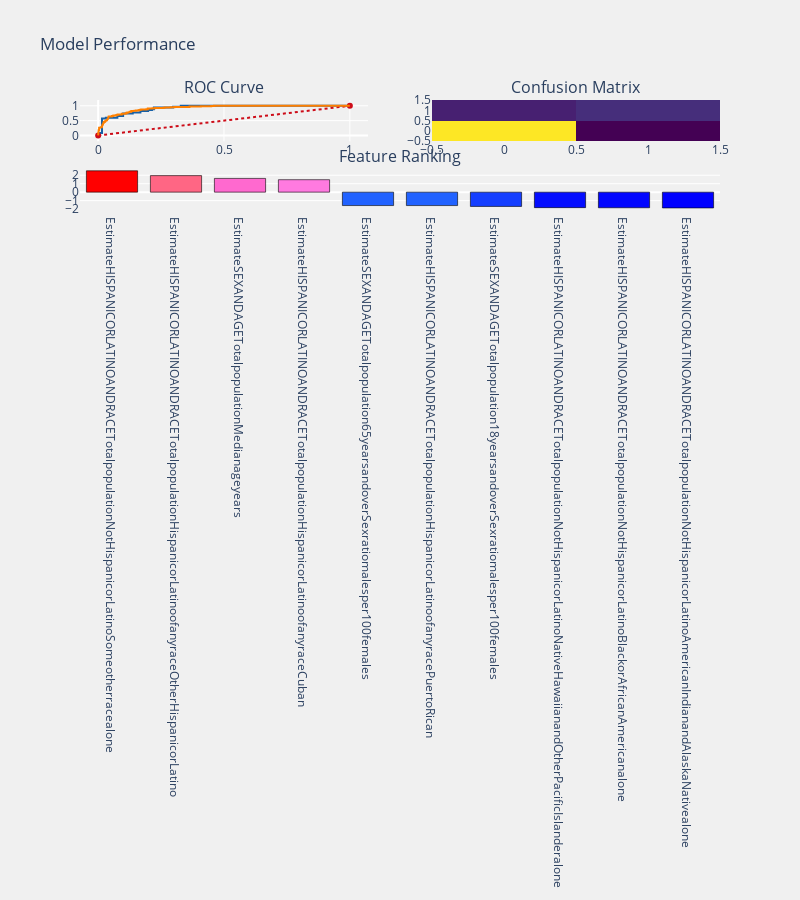

Notebook cell for this chart:
### Markdown cell above
### Recursive Feature Elimination (RFE)

### Code cell
logit = LogisticRegression()
rfe = RFE(logit, 10)
X_rfe_train = rfe.fit_transform(X_train_transformed,y_train)
X_rfe_test = rfe.transform(X_test_transformed)
rfe = rfe.fit(X_rfe_train,y_train.values.ravel())
prediction_function(rfe,X_rfe_train,X_rfe_test,y_train,y_test, 'rfe')

### Figure 1 — Plotly figure (JSON) as saved in the notebook; plotly's stock layout.template omitted (floating-point values rounded to 4 significant figures)
{"data": [{"colorscale": [[0, "#440154"], [0.1111, "#482878"], [0.2222, "#3e4989"], [0.3333, "#31688e"], [0.4444, "#26828e"], [0.5556, "#1f9e89"], [0.6667, "#35b779"], [0.7778, "#6ece58"], [0.8889, "#b5de2b"], [1, "#fde725"]], "name": "matrix", "showscale": false, "type": "heatmap", "x": [0, 1], "xaxis": "x2", "y": [0, 1], "yaxis": "y2", "z": [[127, 4], [15, 20]]}, {"line": {"color": "rgb(22, 96, 167)", "width": 2}, "name": "ROC Test", "type": "scatter", "x": [0, 0.007634, 0.007634, 0.01527, 0.01527, 0.03053, 0.03053, 0.07634, 0.07634, 0.09924, 0.09924, 0.1374, 0.1374, 0.1679, 0.1679, 0.1985, 0.1985, 0.2137, 0.2137, 0.2214, 0.2214, 0.2977, 0.2977, 0.3282, 0.3282, 1], "xaxis": "x", "y": [0, 0, 0.08571, 0.08571, 0.5714, 0.5714, 0.6, 0.6, 0.6571, 0.6571, 0.7429, 0.7429, 0.7714, 0.7714, 0.8286, 0.8286, 0.8571, 0.8571, 0.8857, 0.8857, 0.9429, 0.9429, 0.9714, 0.9714, 1, 1], "yaxis": "y"}, {"line": {"color": "rgb(205, 12, 24)", "dash": "dot", "width": 2}, "type": "scatter", "x": [0, 1], "xaxis": "x", "y": [0, 1], "yaxis": "y"}, {"line": {"color": "rgb(255, 128, 0)", "width": 2}, "name": "ROC Train", "type": "scatter", "x": [0, 0, 0, 0.00188, 0.00188, 0.003759, 0.003759, 0.007519, 0.007519, 0.009398, 0.009398, 0.01504, 0.01504, 0.01692, 0.01692, 0.0188, 0.0188, 0.02068, 0.02068, 0.02256, 0.02256, 0.02632, 0.02632, 0.03008, 0.03008, 0.03195, 0.03195, 0.03571, 0.03571, 0.03759, 0.03759, 0.03947, 0.03947, 0.04135, 0.04135, 0.04887, 0.04887, 0.05451, 0.05451, 0.06015, 0.06015, 0.06955, 0.06955, 0.07331, 0.07331, 0.07707, 0.07707, 0.09398, 0.09398, 0.109, 0.109, 0.1128, 0.1128, 0.1165, 0.1165, 0.1222, 0.1222, 0.1241, 0.1241, 0.1316, 0.1316, 0.141, 0.141, 0.1429, 0.1429, 0.1504, 0.1504, 0.1598, 0.1598, 0.1635, 0.1635, 0.1673, 0.1673, 0.1711, 0.1711, 0.1917, 0.1917, 0.1974, 0.1974, 0.2162, 0.2162, 0.2256, 0.2256, 0.2519, 0.2519, 0.2594, 0.2594, 0.265, 0.265, 0.2876, 0.2876, 0.3026, 0.3026, 0.3609, 0.3609, 0.3647, 0.3647, 0.4079, 0.4079, 0.4492, 0.4492, 0.4605, 0.4605, 1], "xaxis": "x", "y": [0, 0.007752, 0.07752, 0.07752, 0.1783, 0.1783, 0.2558, 0.2558, 0.2713, 0.2713, 0.2791, 0.2791, 0.2946, 0.2946, 0.3643, 0.3643, 0.3798, 0.3798, 0.4264, 0.4264, 0.4496, 0.4496, 0.4806, 0.4806, 0.4961, 0.4961, 0.5116, 0.5116, 0.5581, 0.5581, 0.5659, 0.5659, 0.6202, 0.6202, 0.6357, 0.6357, 0.6434, 0.6434, 0.6589, 0.6589, 0.6744, 0.6744, 0.6822, 0.6822, 0.6899, 0.6899, 0.7054, 0.7054, 0.7287, 0.7287, 0.7519, 0.7519, 0.7674, 0.7674, 0.7752, 0.7752, 0.7829, 0.7829, 0.7984, 0.7984, 0.8217, 0.8217, 0.8295, 0.8295, 0.8372, 0.8372, 0.845, 0.845, 0.8527, 0.8527, 0.8605, 0.8605, 0.8682, 0.8682, 0.876, 0.876, 0.8837, 0.8837, 0.907, 0.907, 0.9147, 0.9147, 0.9225, 0.9225, 0.9302, 0.9302, 0.938, 0.938, 0.9457, 0.9457, 0.9535, 0.9535, 0.9612, 0.9612, 0.969, 0.969, 0.9767, 0.9767, 0.9845, 0.9845, 0.9922, 0.9922, 1, 1], "yaxis": "y"}, {"marker": {"color": [2.525, 1.956, 1.625, 1.475, -1.586, -1.587, -1.689, -1.832, -1.85, -1.868], "colorscale": [[0, "rgb(0,0,255)"], [0.1, "rgb(51,153,255)"], [0.2, "rgb(102,204,255)"], [0.3, "rgb(153,204,255)"], [0.4, "rgb(204,204,255)"], [0.5, "rgb(255,255,255)"], [0.6, "rgb(255,204,255)"], [0.7, "rgb(255,153,255)"], [0.8, "rgb(255,102,204)"], [0.9, "rgb(255,102,102)"], [1, "rgb(255,0,0)"]], "line": {"color": "black", "width": 0.6}}, "name": "coefficients", "type": "bar", "x": ["EstimateHISPANICORLATINOANDRACETotalpopulationNotHispanicorLatinoSomeotherracealone", "EstimateHISPANICORLATINOANDRACETotalpopulationHispanicorLatinoofanyraceOtherHispanicorLatino", "EstimateSEXANDAGETotalpopulationMedianageyears", "EstimateHISPANICORLATINOANDRACETotalpopulationHispanicorLatinoofanyraceCuban", "EstimateSEXANDAGETotalpopulation65yearsandoverSexratiomalesper100females", "EstimateHISPANICORLATINOANDRACETotalpopulationHispanicorLatinoofanyracePuertoRican", "EstimateSEXANDAGETotalpopulation18yearsandoverSexratiomalesper100females", "EstimateHISPANICORLATINOANDRACETotalpopulationNotHispanicorLatinoNativeHawaiianandOtherPacificIslanderalone", "EstimateHISPANICORLATINOANDRACETotalpopulationNotHispanicorLatinoBlackorAfricanAmericanalone", "EstimateHISPANICORLATINOANDRACETotalpopulationNotHispanicorLatinoAmericanIndianandAlaskaNativealone"], "xaxis": "x3", "y": [2.525, 1.956, 1.625, 1.475, -1.586, -1.587, -1.689, -1.832, -1.85, -1.868], "yaxis": "y3"}], "layout": {"annotations": [{"font": {"size": 16}, "showarrow": false, "text": "ROC Curve", "x": 0.225, "xanchor": "center", "xref": "paper", "y": 1, "yanchor": "bottom", "yref": "paper"}, {"font": {"size": 16}, "showarrow": false, "text": "Confusion Matrix", "x": 0.775, "xanchor": "center", "xref": "paper", "y": 1, "yanchor": "bottom", "yref": "paper"}, {"font": {"size": 16}, "showarrow": false, "text": "Feature Ranking", "x": 0.5, "xanchor": "center", "xref": "paper", "y": 0.375, "yanchor": "bottom", "yref": "paper"}], "autosize": false, "height": 900, "margin": {"b": 195}, "paper_bgcolor": "rgba(240,240,240, 0.95)", "plot_bgcolor": "rgba(240,240,240, 0.95)", "showlegend": false, "title": {"text": "Model Performance"}, "width": 800, "xaxis": {"anchor": "y", "domain": [0, 0.45]}, "xaxis2": {"anchor": "y2", "domain": [0.55, 1]}, "xaxis3": {"anchor": "y3", "domain": [0, 1]}, "yaxis": {"anchor": "x", "domain": [0.625, 1]}, "yaxis2": {"anchor": "x2", "domain": [0.625, 1]}, "yaxis3": {"anchor": "x3", "domain": [0, 0.375]}}}
